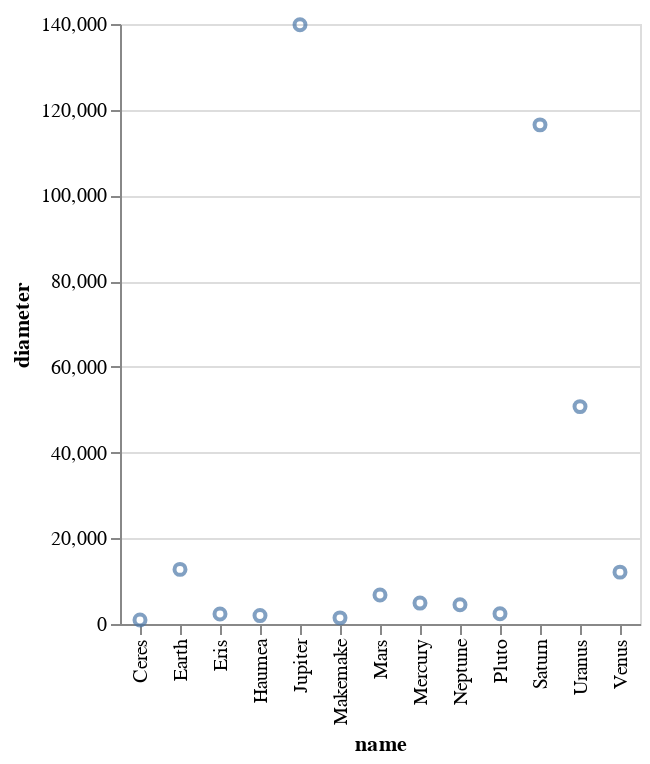

Notebook source saved alongside this figure:
### Code cell
chart

### Figure 1 — Vega-Lite specification as saved in the notebook (floating-point values rounded to 4 significant figures)
{"config": {"view": {"continuousWidth": 400, "continuousHeight": 300}}, "data": {"name": "data-32e6086e956f7bd038a2cd26349dfd84"}, "mark": "point", "encoding": {"x": {"type": "nominal", "field": "name"}, "y": {"type": "quantitative", "field": "diameter"}}, "$schema": "https://vega.github.io/schema/vega-lite/v4.8.1.json", "datasets": {"data-32e6086e956f7bd038a2cd26349dfd84": [{"name": "Mercury", "diameter": 4879, "distance": 57.91, "moons": 0}, {"name": "Venus", "diameter": 12104, "distance": 108.2, "moons": 0}, {"name": "Earth", "diameter": 12742, "distance": 149.6, "moons": 1}, {"name": "Mars", "diameter": 6779, "distance": 227.9, "moons": 2}, {"name": "Ceres", "diameter": 950, "distance": 414.3, "moons": 0}, {"name": "Jupiter", "diameter": 139822, "distance": 778.5, "moons": 79}, {"name": "Saturn", "diameter": 116464, "distance": 1434.0, "moons": 82}, {"name": "Uranus", "diameter": 50724, "distance": 2871.0, "moons": 27}, {"name": "Neptune", "diameter": 4495, "distance": 49240.0, "moons": 14}, {"name": "Pluto", "diameter": 2374, "distance": 5906.0, "moons": 5}, {"name": "Haumea", "diameter": 1960, "distance": 6460.0, "moons": 2}, {"name": "Makemake", "diameter": 1434, "distance": 6796.0, "moons": 1}, {"name": "Eris", "diameter": 2326, "distance": 10150.0, "moons": 1}]}}
